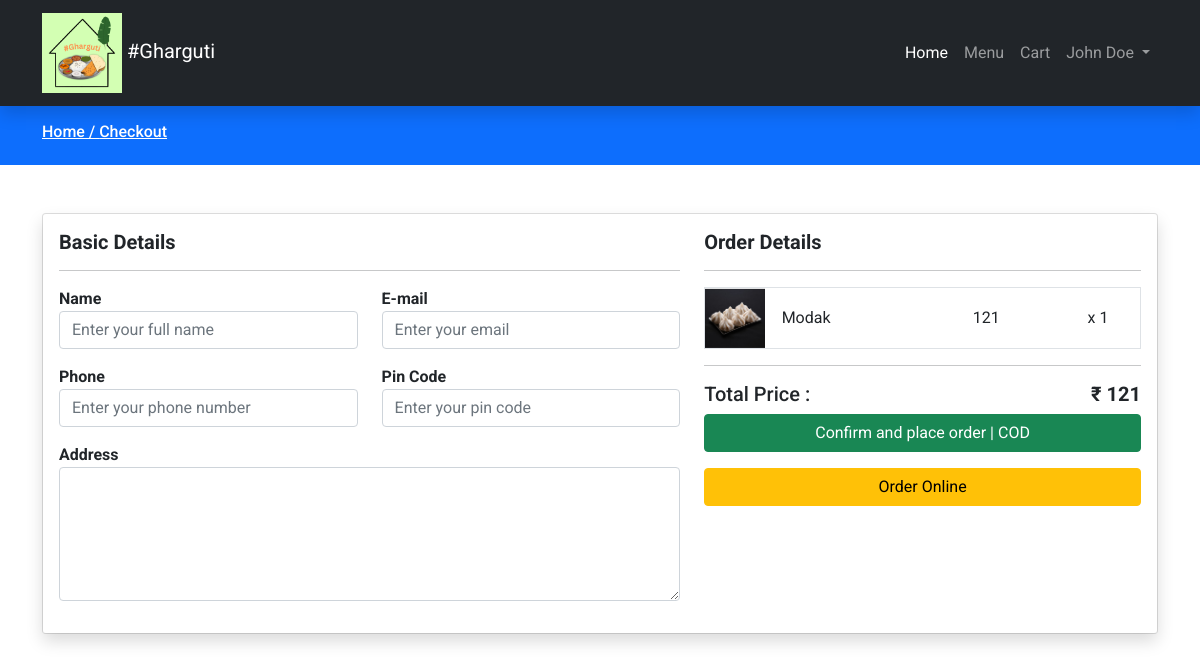
Screenshot of /checkout.php (signed in) with the database file from the repository.
### tables this page shows
CREATE TABLE `carts` (
  `id` int(11) NOT NULL,
  `user_id` int(11) NOT NULL,
  `prod_id` int(11) NOT NULL,
  `prod_qty` int(11) NOT NULL,
  `created_at` timestamp NOT NULL DEFAULT current_timestamp()
);

CREATE TABLE `products` (
  `id` int(11) NOT NULL,
  `menu_id` int(11) NOT NULL,
  `name` varchar(191) NOT NULL,
  `slug` varchar(191) NOT NULL,
  `small_description` mediumtext NOT NULL,
  `description` mediumtext NOT NULL,
  `original_price` int(11) NOT NULL,
  `selling_price` int(11) NOT NULL,
  `image` varchar(191) NOT NULL,
  `qty` int(11) NOT NULL,
  `status` tinyint(4) NOT NULL,
  `trending` tinyint(4) NOT NULL,
  `meta_title` varchar(191) NOT NULL,
  `meta_keywords` mediumtext NOT NULL,
  `meta_description` mediumtext NOT NULL,
  `created_at` timestamp NOT NULL DEFAULT current_timestamp()
);

### functions/userfunctions.php (called while the page is built, shortened)
<?php
include('config/dbcon.php');
function getCartItems()
{
    global $con;
    $userId = $_SESSION['auth_user']['user_id'];
    $query = "SELECT c.id as cid, c.prod_id, c.prod_qty, p.id as pid, p.name, p.image, p.selling_price
                FROM carts c, products p WHERE c.prod_id=p.id AND c.user_id='$userId' ORDER BY c.id DESC ";
    return $query_run = mysqli_query($con, $query);
}
?>

### checkout.php (the view, shortened to what this page needs)
<?php
include('functions/userfunctions.php');
include('includes/header.php');
?>
<div class="py-3 bg-primary">
    <div class="container">
        <h6 class="text-white">
            <a href="index.php" class="text-white">
                Home /
            </a>
            <a href="checkout.php" class="text-white">
                Checkout
            </a>
        </h6>
    </div>
</div>
<div class="py-5">
    <div class="container">
        <div class="card">
            <div class="card-body shadow">
                <form action="functions/placeorder.php" method="POST">
                    <div class="row">
                        <div class="col-md-7">
                            <h5 class="fw-bold">Basic Details</h5>
                            <hr>
                            <div class="row">
                                <div class="col-md-6 mb-3">
                                    <label class="fw-bold">Name</label>
                                    <input type="text" name="name" id="name" required placeholder="Enter your full name" class="form-control">
                                </div>
                                <div class="col-md-6 mb-3">
                                    <label class="fw-bold">E-mail</label>
                                    <input type="email" name="email" id="email" required placeholder="Enter your email" class="form-control">
                                </div>
                                <div class="col-md-6 mb-3">
                                    <label class="fw-bold">Phone</label>
                                    <input type="text" name="phone" id="phone" required placeholder="Enter your phone number" class="form-control">
                                </div>
                                <div class="col-md-6 mb-3">
                                    <label class="fw-bold">Pin Code</label>
                                    <input type="text" name="pincode" id="pincode" required placeholder="Enter your pin code" class="form-control">
                                </div>
                                <div class="col-md-12 mb-3">
                                    <label class="fw-bold">Address</label>
                                    <textarea name="address" id="address" required class="form-control" rows="5"></textarea>
                                </div>
                            </div>
                        </div>
                        <div class="col-md-5">
                            <h5 class="fw-bold">Order Details</h5>
                            <hr>
                                <?php
                                    $items = getCartItems();
                                    $totalPrice = 0;
                                    foreach ($items as $citem)
                                    {
                                        ?>
                                        <div class="mb-1 border">
                                            <div class="row align-items-center">
                                                <div class="col-md-2">
                                                    <img src="uploads/<?= $citem['image']; ?>" alt="Image" width="60px">
                                                </div>
                                                <div class="col-md-5">
                                                    <label><?= $citem['name']; ?></label>
                                                </div>
                                                <div class="col-md-3">
                                                    <label><?= $citem['selling_price']; ?></label>
                                                </div>
                                                <div class="col-md-2">
                                                    <label>x <?= $citem['prod_qty']; ?></label>
                                                </div>
                                            </div>
                                        </div>
                                        <?php
                                        $totalPrice += $citem['selling_price'] * $citem['prod_qty'];
                                    }
                                ?>
                                <hr>
                            <h5>Total Price : <span class="float-end fw-bold">₹ <?= $totalPrice ?> </span> </h5>
                            <div class="">
                                <button type="submit" name="placeOrderBtn" class="btn btn-success w-100">Confirm and place order | COD</button>
                                <a href="https://buy.stripe.com/test_5kAaF1gOw2W2fFmaEF" name="onlineOrderBtn" class="btn btn-warning w-100 mt-3">Order Online</a>
                            </div>
                        </div>
                    </div>
                </form>
            </div>
        </div>
    </div>
</div>
<?php include('includes/footer.php'); ?>

### assets/css/custom.css (style rules this page uses)
* { font-family: 'Roboto', sans-serif; }
a { text-decoration: none; }

### rows the page displays
carts: products.image (picture), products.name "Modak", products.selling_price "121", prod_qty "1"

### other values shown
$_SESSION['auth_user']['name'] "John Doe"
$totalPrice "121"
